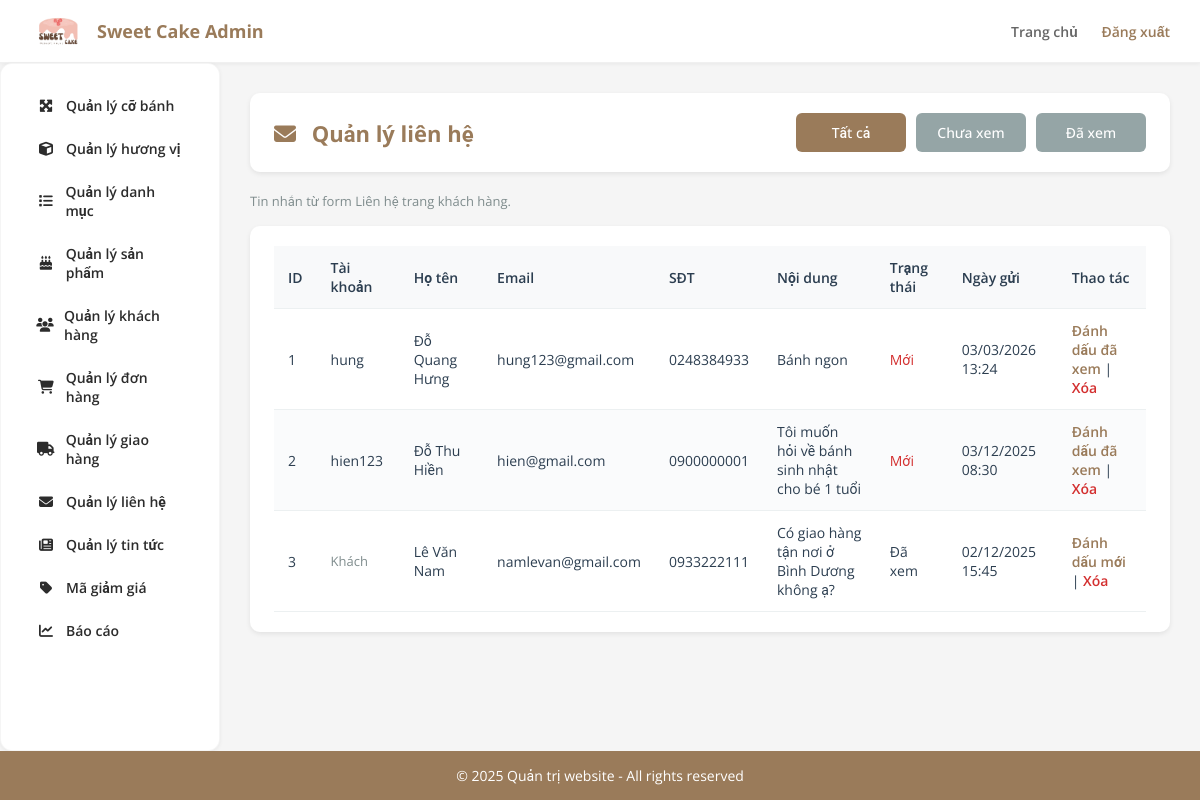
The page /admin/admin_dashboard.php?page=contact (signed in) on the database as committed earlier.
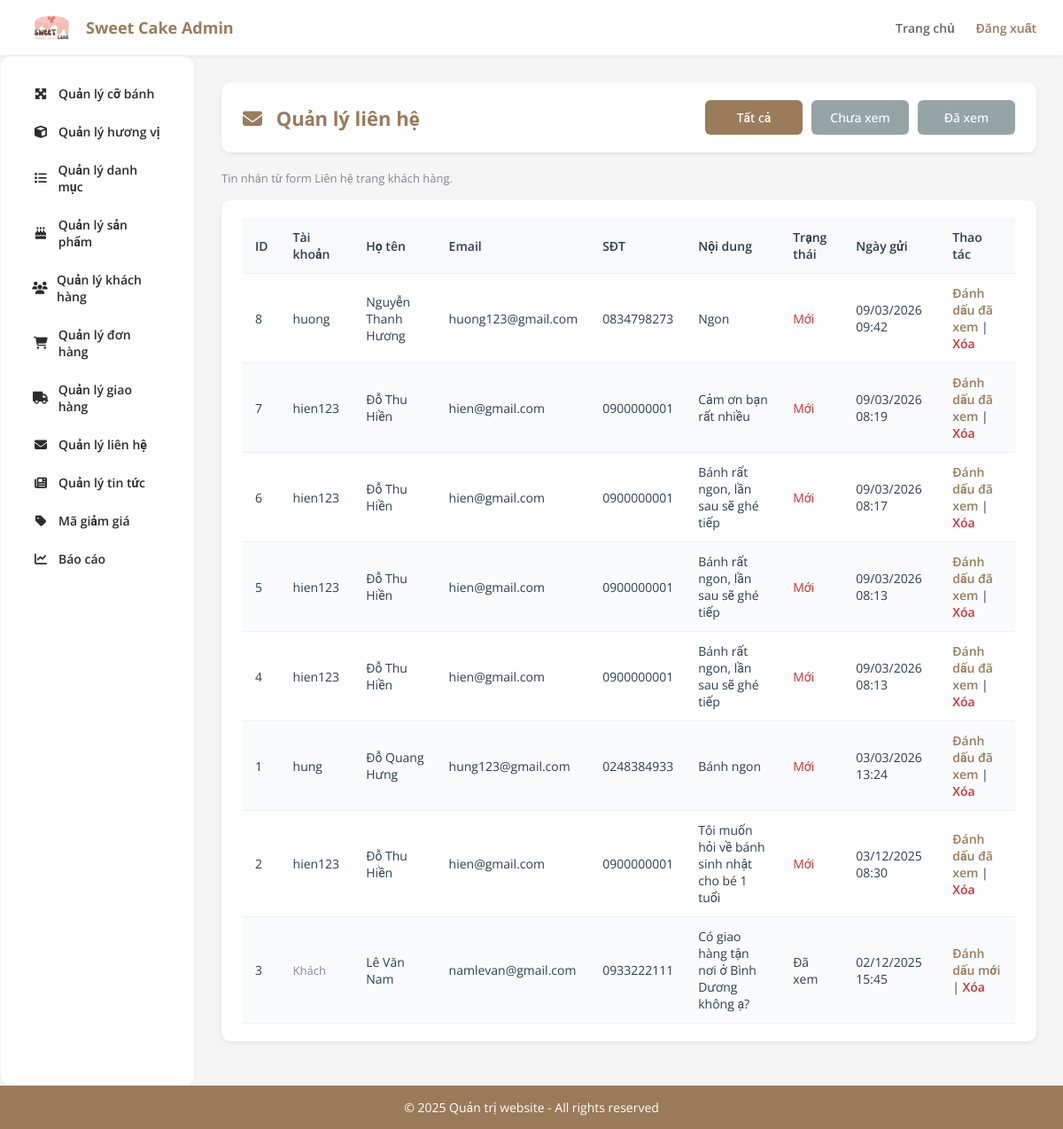
The same page on the database as committed later.
### tables this page shows
CREATE TABLE `contacts` (
  `id` int(11) NOT NULL,
  `user_id` int(11) DEFAULT NULL,
  `name` varchar(255) NOT NULL,
  `email` varchar(255) NOT NULL,
  `phone` varchar(50) DEFAULT NULL,
  `message` text NOT NULL,
  `status` varchar(50) DEFAULT 'new',
  `created_at` datetime DEFAULT current_timestamp()
);

CREATE TABLE `users` (
  `id` int(11) NOT NULL,
  `username` varchar(50) NOT NULL,
  `email` varchar(100) NOT NULL,
  `password` varchar(255) NOT NULL,
  `full_name` varchar(100) DEFAULT NULL,
  `phone` varchar(15) DEFAULT NULL,
  `address` text DEFAULT NULL,
  `role` enum('customer','admin') DEFAULT 'customer',
  `is_active` tinyint(1) DEFAULT 1,
  `created_at` datetime DEFAULT current_timestamp(),
  `updated_at` datetime DEFAULT current_timestamp() ON UPDATE current_timestamp()
);

### admin/manage_contact.php (the view, shortened to what this page needs)
<?php
require_once 'connect.php';
$filter = isset($_GET['filter']) ? $_GET['filter'] : 'all';
$where = ($filter === 'read') ? "WHERE c.status = 'read'" : (($filter === 'new') ? "WHERE c.status = 'new'" : "");
$contacts = $conn->query("SELECT c.*, u.username FROM contacts c LEFT JOIN users u ON c.user_id = u.id $where ORDER BY c.created_at DESC");
?>
<div class="admin-content">
    <div class="admin-page-header">
        <h1 class="admin-page-title"><i class="fas fa-envelope"></i> Quản lý liên hệ</h1>
        <div class="filter-actions">
            <a href="admin_dashboard.php?page=contact" class="admin-btn <?php echo $filter === 'all' ? 'admin-btn-primary' : 'admin-btn-secondary'; ?>">Tất cả</a>
            <a href="admin_dashboard.php?page=contact&filter=new" class="admin-btn <?php echo $filter === 'new' ? 'admin-btn-primary' : 'admin-btn-secondary'; ?>">Chưa xem</a>
            <a href="admin_dashboard.php?page=contact&filter=read" class="admin-btn <?php echo $filter === 'read' ? 'admin-btn-primary' : 'admin-btn-secondary'; ?>">Đã xem</a>
        </div>
    </div>
    <p class="muted" style="margin-bottom:16px;">Tin nhắn từ form Liên hệ trang khách hàng.</p>
    <div class="admin-card">
        <table class="admin-table">
            <thead>
                <tr>
                    <th>ID</th>
                    <th>Tài khoản</th>
                    <th>Họ tên</th>
                    <th>Email</th>
                    <th>SĐT</th>
                    <th>Nội dung</th>
                    <th>Trạng thái</th>
                    <th>Ngày gửi</th>
                    <th>Thao tác</th>
                </tr>
            </thead>
            <tbody>
                <?php if ($contacts && $contacts->num_rows > 0): ?>
                    <?php while ($row = $contacts->fetch_assoc()): ?>
                        <tr>
                            <td><?php echo (int)$row['id']; ?></td>
                            <td><?php echo !empty($row['username']) ? htmlspecialchars($row['username']) : '<span class="muted">Khách</span>'; ?></td>
                            <td><?php echo htmlspecialchars($row['name']); ?></td>
                            <td><?php echo htmlspecialchars($row['email']); ?></td>
                            <td><?php echo htmlspecialchars($row['phone']); ?></td>
                            <td style="max-width: 280px;"><?php echo nl2br(htmlspecialchars(mb_substr($row['message'], 0, 150) . (mb_strlen($row['message']) > 150 ? '...' : ''))); ?></td>
                            <td><?php echo $row['status'] === 'read' ? 'Đã xem' : '<span style="color:#d32f2f;">Mới</span>'; ?></td>
                            <td><?php echo date('d/m/Y H:i', strtotime($row['created_at'])); ?></td>
                            <td>
                                <?php if ($row['status'] !== 'read'): ?>
                                    <a href="admin_dashboard.php?page=contact&status_id=<?php echo $row['id']; ?>&status=read" class="admin-link">Đánh dấu đã xem</a>
                                <?php else: ?>
                                    <a href="admin_dashboard.php?page=contact&status_id=<?php echo $row['id']; ?>&status=new" class="admin-link">Đánh dấu mới</a>
                                <?php endif; ?>
                                |
                                <a href="admin_dashboard.php?page=contact&delete_id=<?php echo $row['id']; ?>" class="admin-link" style="color:#d32f2f;" onclick="return confirm('Xóa liên hệ này?');">Xóa</a>
                            </td>
                        </tr>
                    <?php endwhile; ?>
                <?php else: ?>
                    <tr><td colspan="9">Chưa có liên hệ nào</td></tr>
                <?php endif; ?>
            </tbody>
        </table>
    </div>
</div>

Rows that differ between the two databases and show on the page:
added contacts: id "8", user.username "huong", name "Nguyễn Thanh Hương", email "huong123@gmail.com", phone "0834798273", message "Ngon", status "Mới", created_at "09/03/2026 09:42"
added contacts: id "7", user.username "hien123", name "Đỗ Thu Hiền", email "hien@gmail.com", phone "0900000001", message "Cảm ơn bạn rất nhiều", status "Mới", created_at "09/03/2026 08:19"
added contacts: id "6", user.username "hien123", name "Đỗ Thu Hiền", email "hien@gmail.com", phone "0900000001", message "Bánh rất ngon, lần sau sẽ ghé tiếp", status "Mới", created_at "09/03/2026 08:17"
added contacts: id "5", user.username "hien123", name "Đỗ Thu Hiền", email "hien@gmail.com", phone "0900000001", message "Bánh rất ngon, lần sau sẽ ghé tiếp", status "Mới", created_at "09/03/2026 08:13"
added contacts: id "4", user.username "hien123", name "Đỗ Thu Hiền", email "hien@gmail.com", phone "0900000001", message "Bánh rất ngon, lần sau sẽ ghé tiếp", status "Mới", created_at "09/03/2026 08:13"
